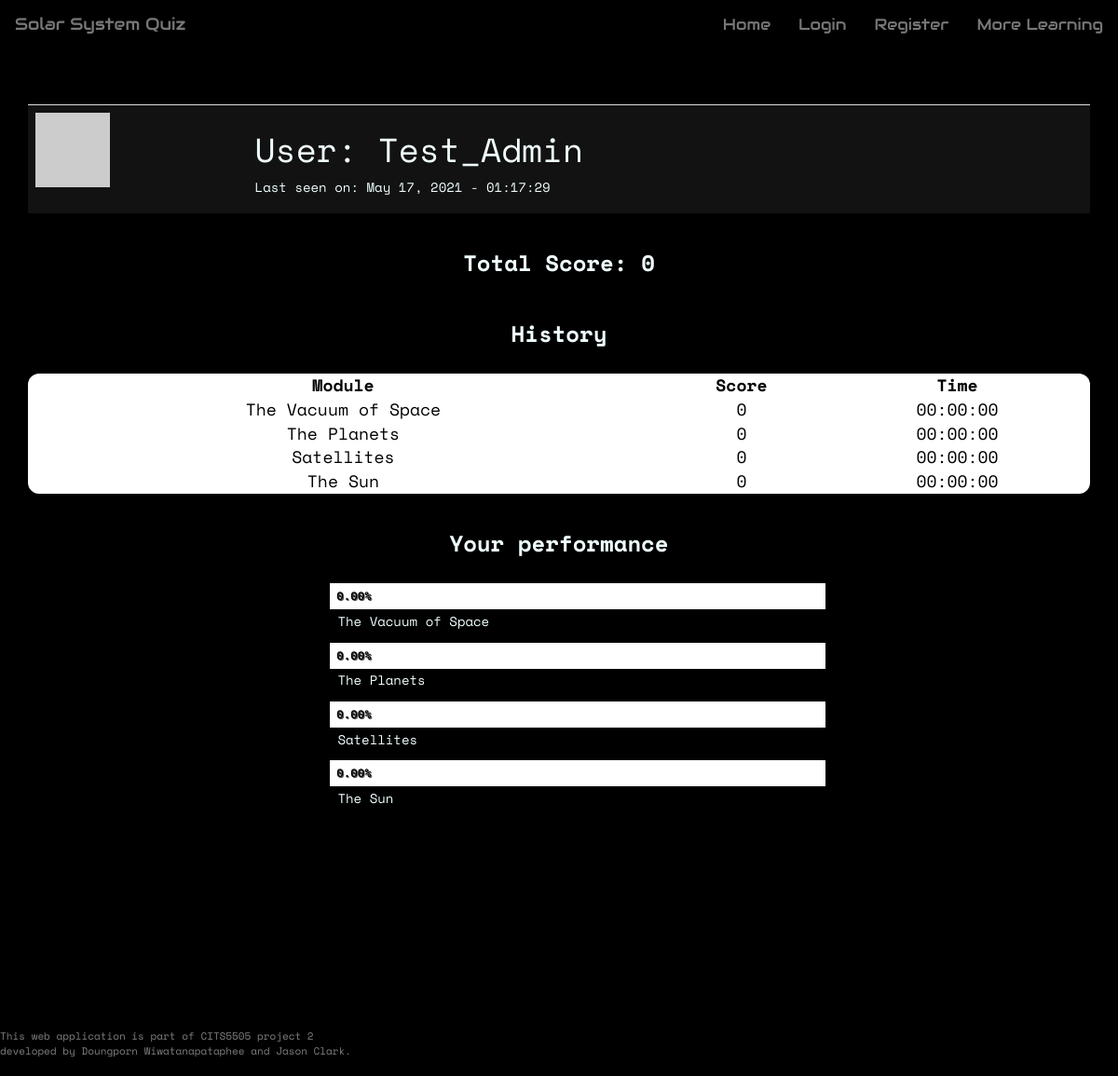
The page /user/Test_Admin on the database as committed earlier.
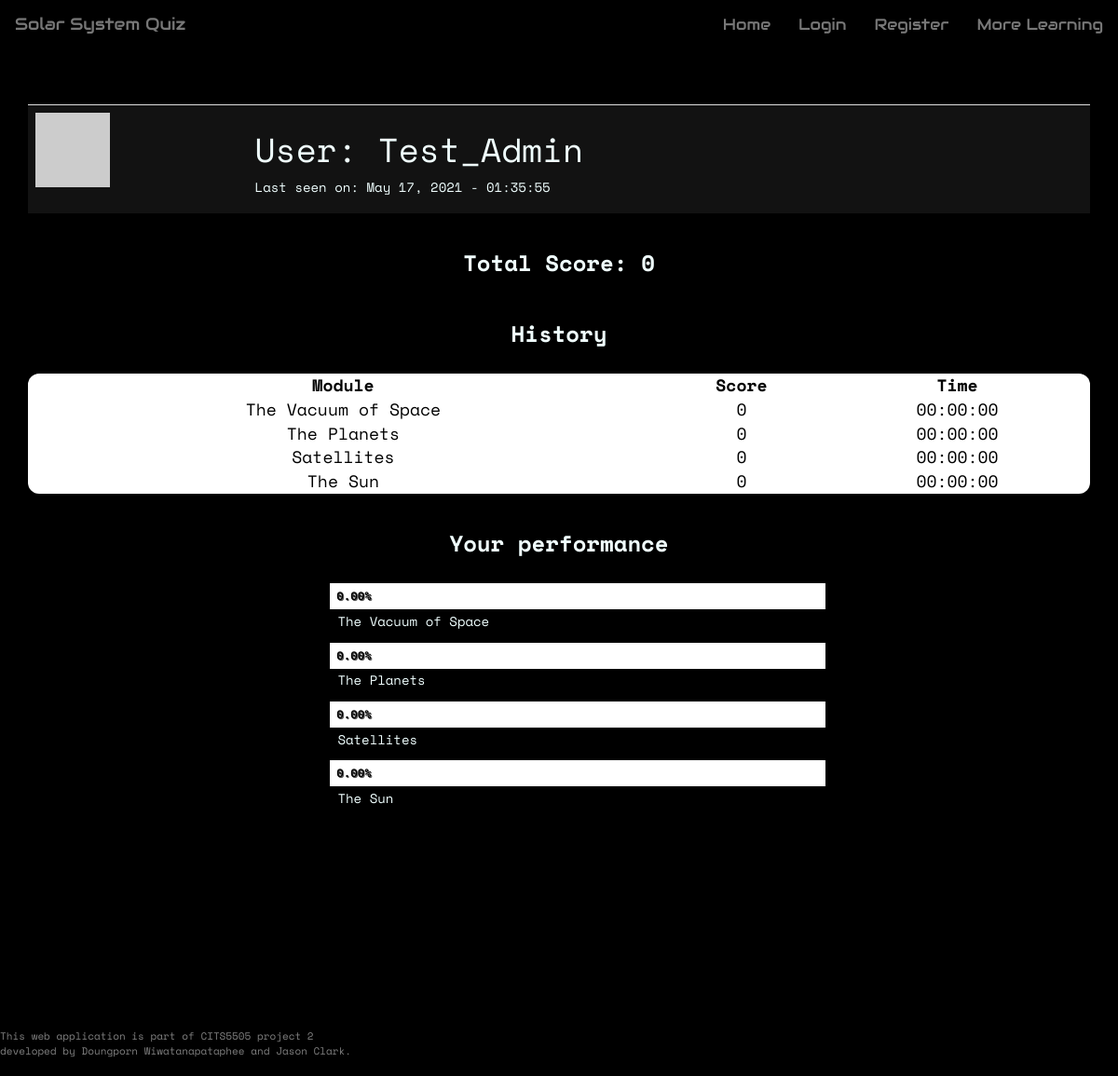
The same page on the database as committed later.
### app/models.py (models this page shows, shortened)
class User(UserMixin, db.Model):
    __tablename__ = 'user_table'
    id = db.Column(db.Integer, primary_key=True)
    username = db.Column(db.String(64), index=True, unique=True)
    user_type = db.Column(db.String(64))
    email = db.Column(db.String(120), index=True, unique=True)
    password_hash = db.Column(db.String(128))
    posts = db.relationship('Post', backref='author', lazy='dynamic')
    about_me = db.Column(db.String(140))
    last_seen = db.Column(db.DateTime, default=datetime.utcnow)
    score_child = db.relationship("Score", backref = 'user_parent')
    quiz_unlocked = db.Column(db.Integer, default=0)
    def avatar(self, size):
      digest = md5(self.email.lower().encode('utf-8')).hexdigest()
      return 'https://www.gravatar.com/avatar/{}?d=identicon&s={}'.format(digest, size)

class Score(db.Model):
    __tablename__ = 'score'
    id = db.Column(db.Integer, primary_key = True)
    user_id = db.Column(db.Integer, db.ForeignKey('user_table.id'))
    questionset_id = db.Column(db.Integer, db.ForeignKey('questionset.id'))
    score = db.Column(db.Integer, default=0)
    time_taken = db.Column(db.Time, default=0)

class QuestionSet(db.Model):
    __tablename__ = 'questionset'
    id = db.Column(db.Integer, primary_key = True)
    name = db.Column(db.String(64))
    module = db.Column(db.String(64))
    number_of_questions = db.Column(db.Integer)
    child = db.relationship("CurrentQuestion")
    score_child = db.relationship('Score', backref= 'questionset_parent')

### app/routes.py (the view)
@app.route('/user/<username>', methods = ['GET','POST'])
def user_profile(username):
    user = User.query.filter_by(username=username).first_or_404()
    page = request.args.get('page', 1, type=int)
    posts = user.posts.paginate(
      page, 5, False)
    next_url = url_for('user_profile', username=username, page=posts.next_num) \
      if posts.has_next else None
    prev_url = url_for('user_profile', username=username, page=posts.prev_num) \
      if posts.has_prev else None
    score_dict = [] # initialise module score dictionary
    total = 0       # initialise total score as zero
    vacuum_top = Score.query.filter_by(user_id=user.id, questionset_id=2).order_by(Score.score.desc())[0]
    planet_top = Score.query.filter_by(user_id=user.id, questionset_id=3).order_by(Score.score.desc())[0]
    satellite_top = Score.query.filter_by(user_id=user.id, questionset_id=4).order_by(Score.score.desc())[0]
    sun_top = Score.query.filter_by(user_id=user.id, questionset_id=5).order_by(Score.score.desc())[0]
    user_scores = Score.query.filter_by(user_id=user.id).all()
    for score in user_scores:
        score_dict.append({'module': score.questionset_id}) # append scores for each learning module
        total += score.score    # add total score
    scoreSorted = Score.query.filter_by(user_id=user.id).order_by(Score.score.desc()).all()
    return render_template('user_profile.html', user=user, score=total, posts=posts.items,
    scoreSorted = scoreSorted, next_url=next_url, prev_url=prev_url, vacuum_top=vacuum_top, planet_top=planet_top,
    satellite_top=satellite_top, sun_top=sun_top)

### app/routes.py (called while the page is built)
@app.before_request
def before_request():
    from_zone = tz.tzutc()
    to_zone = tz.tzlocal()
    utc = datetime.utcnow()
    utc = utc.replace(tzinfo=from_zone)
    central = utc.astimezone(to_zone)   # convert to local timezone
    if current_user.is_authenticated:
        current_user.last_seen = central
        db.session.commit()

### app/templates/user_profile.html (shortened to what this page needs)
{% extends 'base.html' %}
{% block body %}
<div class="container">
<table class="table user-table">
    <tr>
        <td><img src="{{ user.avatar(128) }}"></td>
        <td>
            <h1 id="user_heading">User: {{ user.username }}</h1>
            {% if user.last_seen %}<p>Last seen on: {{ user.last_seen.strftime('%B %d, %Y - %H:%M:%S') }}</p>{% endif %}
        </td>
    </tr>
</table>
</div>
<div class="container">
    <h2 class="history-bar">Total Score: {{ score }}</h2>
    <h2 class="history-bar">History</h2>
    <table class="result-table">
        <thead>
            <tr>
                <th>Module</th>
                <th>Score</th>
                <th>Time</th>
            </tr>
        </thead>
        <tbody>
        {% for score in scoreSorted %}
        {%  if loop.index <= 10  %}
            <tr>
                <td>{{ score.questionset_parent.name }}</td>
                <td>{{ score.score }}</td>
                <td>{{ score.time_taken }}</td>
            </tr>
        {% endif %}
        {% endfor %}
        </tbody>
    </table>
    <br>
</div>
<div class="container chart-container">
    <h2 class="history-bar">Your performance</h2>
    <ul class="horizontal-bar-chart">
      <li>
        <span class="index" style="width: calc( {{ vacuum_top.score }}/250 * 100%)">{{'%0.2f'| format(vacuum_top.score / 250 * 100 | float) }}%</span>
      </li>
        <p>{{ vacuum_top.questionset_parent.name }}</p>
      <li>
        <span class="index" style="width: calc( {{ planet_top.score }}/250 * 100%)">{{'%0.2f'| format(planet_top.score / 250 * 100 | float)}}%</span>
      </li>
      <p>{{ planet_top.questionset_parent.name }}</p>
      <li>
        <span class="index" style="width: calc( {{ satellite_top.score }}/250 * 100%)">{{'%0.2f'| format(satellite_top.score / 250 * 100 | float) }}%</span>
      </li>
      <p>{{ satellite_top.questionset_parent.name }}</p>
      <li>
        <span class="index" style="width: calc( {{ sun_top.score }}/250 * 100%)">{{'%0.2f'| format(sun_top.score /250 * 100 | float) }}%</span>
      </li>
      <p>{{ sun_top.questionset_parent.name }}</p>
    </ul>
</div>
<hr class="divider" />
{% endblock %}

### app/templates/base.html (shortened to what this page needs)
<!DOCTYPE html>
<html lang="en">
<head>
    <link rel="stylesheet" href="https://maxcdn.bootstrapcdn.com/bootstrap/3.4.1/css/bootstrap.min.css">
    <link rel="stylesheet" type="text/css" href="{{ url_for('static', filename='css/theme.css') }}">
    <link rel="stylesheet" href="https://cdnjs.cloudflare.com/ajax/libs/font-awesome/4.7.0/css/font-awesome.min.css">
</head>
<body>
    {% block navbar %}
    <nav class="navbar navbar-default">
            <div class="navbar-header">
                <a class="navbar-brand" href="{{ url_for('home') }}">Solar System Quiz</a>
            </div>
            <div class="collapse navbar-collapse" id="bs-example-navbar-collapse-1">
                <ul class="nav navbar-nav navbar-right">
                    {% if current_user.is_authenticated %}
                    <li><a id="nav_home" href="{{ url_for('home') }}">Home</a></li>
                    <li><a id="nav_profile" href="{{ url_for('user_profile', username=current_user.username) }}">{{ current_user.username }} Profile</a></li>
                    <li><a id="nav_learning" href="{{ url_for('more_learning') }}">More Learning</a></li>
                    <li><a id="nav_logout" href="{{ url_for('logout') }}">Sign Out</a></li>
                    {% else %}
                    <li><a id="nav_home" href="{{ url_for('home') }}">Home</a></li>
                    <li><a id="nav_login" href="{{ url_for('login') }}">Login</a></li>
                    <li><a id="nav_register" href="{{ url_for('register') }}">Register</a></li>
                    <li><a id="nav_learning" href="{{ url_for('more_learning') }}">More Learning</a></li>
                    {% endif %}
                </ul>
            </div>
    </nav>
    {% endblock %}
    <div class="points-container">
    </div>
    {% block body %}{% endblock %}
    <footer>
        <p>This web application is part of CITS5505 project 2 <br>
           developed by Doungporn Wiwatanapataphee and Jason Clark.</p>
    </footer>
</body>
</html>

### app/static/css/theme.css (style rules this page uses)
* { box-sizing: border-box; }
body { font-family: 'Space Mono', monospace; background-color: black; color: azure; padding-bottom: 60px; margin-bottom: 100px; }
html { scroll-behavior: smooth; }
.navbar { font-family: 'Audiowide', cursive; background-color: black; border-color: black; top: 0; }
.nav a { font-size: 1.2em !important; }
.points-container { padding: 20px; display: flex; margin: 0 auto; text-align: center; }
.result-table { width: 100%; font-size: 18px; padding: 20px; border-collapse: collapse; border-spacing: 10px; text-align: center; background-color: #ffffff; color: black; border-radius: 12px; }
.result-table th { text-align: center; }
.user-table { background-color: #121212; }
.history-bar { padding: 20px; text-align: center; font-weight: bold; font-size: 24px; margin-top: 0; }
.chart-container { margin: 0 auto; max-width: 600px; min-width: 320px; padding: 0 1em; }
.horizontal-bar-chart { float: left; width: 100%; }
.horizontal-bar-chart li { position: relative; display: block; height: 2em; margin-bottom: .2em; background: #ffffff; }
.horizontal-bar-chart p { display: block; _zoom: 1; margin: 0 0 .9em 0; text-indent: .6em; }
.horizontal-bar-chart .index { display: block; position: absolute; top: 0; left: 0; height: 100%; text-indent: .6em; font-size: 0.875em; font-weight: bold; color: black; background: #03dac6; line-height: 2.2em; text-shadow: 1px 1px 0px #595959; }
hr.divider { border: 0; height: 5px; margin-top: 50px; margin-bottom: 50px; margin-left: 2rem; width: 100%; }
footer { position: fixed; font-size: 11px; background: black; color:grey; bottom: 0; left: 0; height: 50px; width: 100%; }

Rows that differ between the two databases and show on the page:
changed User "Test_Admin": last_seen "May 17, 2021 - 01:17:29" → "May 17, 2021 - 01:35:55"
